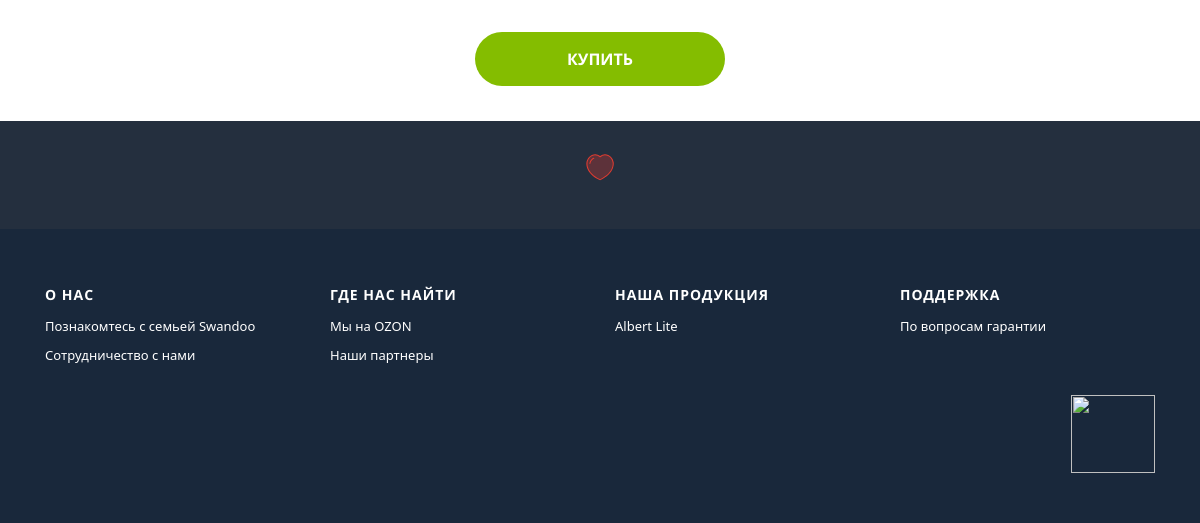
The page /product/albert-lite/ (lower part) on the database as committed earlier.
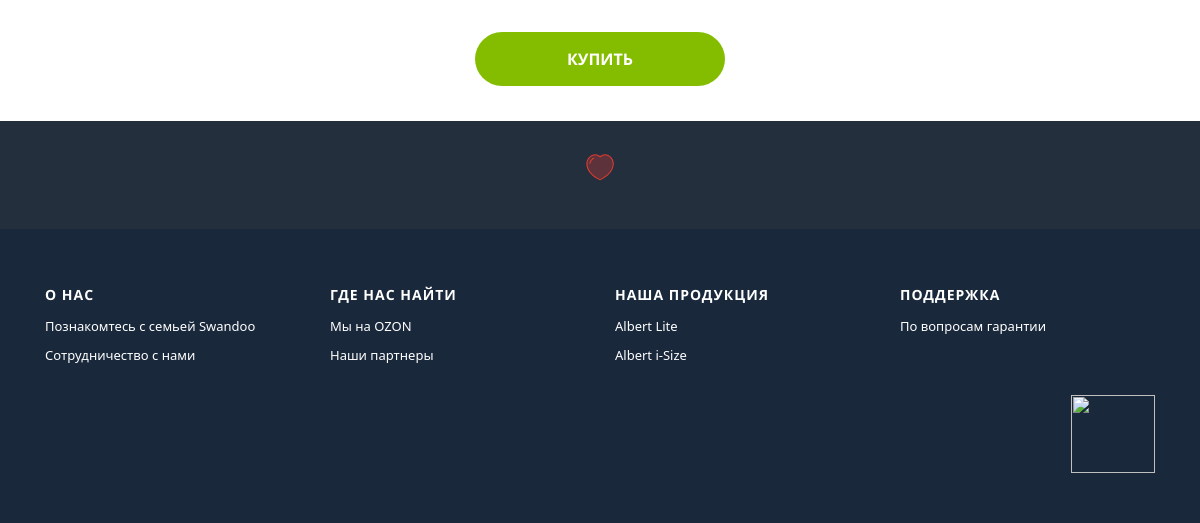
The same page on the database as committed later.
### product/models.py (models this page shows, shortened)
class Model(models.Model):
    category = models.ForeignKey(Category, on_delete=models.PROTECT)
    name = models.CharField("Название модели", max_length=50)
    description = models.OneToOneField(Description, on_delete=models.PROTECT)
    slug = models.SlugField()

### product/views.py (the view)
# urls.py: path('<slug:slug>/', ProductDetailView.as_view(), name='product_detail')
class ProductDetailView(DetailView):
    context_object_name = "product"
    template_name = "product/detail.html"
    def get_object(self, queryset=None):
        return Model.objects.prefetch_related(
            "description__features", "description__video_urls"
        ).get(slug=self.kwargs["slug"])
    def get_context_data(self, **kwargs):
        context = super(ProductDetailView, self).get_context_data(**kwargs)
        rewards_queryset = RewardsImage.objects.select_related("model")
        context["variety_first_element_id"] = Variety.objects.first().id
        context["rewards_standard"] = rewards_queryset.filter(
            model=self.object, small=False
        )
        context["rewards_small"] = rewards_queryset.filter(
            model=self.object, small=True
        )
        context["main_photo"] = Variety.objects.filter(model=self.object).first()
        context["colored_specs"] = Specification.objects.filter(
            model=self.object, main=True
        )
        context["non_colored_specs"] = Specification.objects.filter(
            model=self.object, main=False
        )
        context["variety"] = (
            Variety.objects.select_related("color")
            .filter(model=self.object)
            .select_related("model", "color")
        )
        return context

### product/context_processor.py (called while the page is built)
def footer(request):
    return {'models_footer': Model.objects.all()}

### product/templates/product/detail.html (shortened to what this page needs)
{% extends 'base.html' %}
{% load static %}
{% block content %}
  <section class="section-offset">
    <div class="container">
      <div class="row">
        <div class="col-12">
          <div class="row justify-content-center">
            <div class="col-12 col-md-2">
            </div>
            <div
                class="col-12 col-md-4 col-xl-1 d-sm-flex justify-content-center justify-content-sm-center justify-content-md-center">
              {% for var in variety %}
                <div id="photo-{{ var.color.id }}" class="{% if not forloop.first %}inactive-image{% endif %}">
                </div>
              {% endfor %}
            </div>
          </div>
        </div>
        <div class="col-12">
          <div class="text-center">
            <a class="btn-buy" href="">Купить</a>
          </div>
        </div>
      </div>
    </div>
  </section>
{% endblock %}

### templates/base.html (shortened to what this page needs)
{% load static %}
<!DOCTYPE html>
<html lang="en">
<head>
  <link rel="stylesheet" type="text/css" href="{% static 'style/css/normalize.css' %}">
  <link rel="stylesheet" type="text/css" href="{% static 'style/css/bootstrap.min.css' %}">
  <link rel="stylesheet" type="text/css" href="{% static 'style/css/style.css' %}">
  <link rel="stylesheet" type="text/css" href="{% static 'style/css/burger.css' %}">
</head>
<body>
{% block content %}{% endblock %}
<footer>
  <div class="light-bg">
    <div class="d-flex justify-content-center">
      <a class="elementor-icon" href="https://swandoo.com/newsletter/">
      </a>
    </div>
  </div>
  <nav class="dark-bg">
    <div class="container">
      <div class="row">
        <div class="col-sm-12 col-md-6 col-lg-3 my-2">
          <h3 class="footer__item-title">
            <a href="{% url 'about_view' %}">О нас</a>
          </h3>
          <ul class="footer-list flex-column">
            <li class="footer__item">
              <a href="{% url 'about_view' %}">Познакомтесь с cемьей Swandoo</a>
            </li>
            <li class="footer__item">Сотрудничество с нами</li>
          </ul>
        </div>
        <div class="col-sm-12 col-md-6 col-lg-3 my-2">
          <h3 class="footer__item-title">Где нас найти</h3>
          <ul class="footer-list flex-column">
            <li class="footer__item">Мы на OZON</li>
            <li class="footer__item">Наши партнеры</li>
          </ul>
        </div>
        <div class="col-sm-12 col-md-6 col-lg-3 my-2">
          <h3 class="footer__item-title">Наша продукция</h3>
          <ul class="footer-list flex-column">
            {% for model in models_footer %}
              <li class="footer__item">
                <a href="{% url 'product:product_detail' model.slug %}">{{ model.name }}</a>
              </li>
            {% endfor %}
          </ul>
        </div>
        <div class="col-sm-12 col-md-6 col-lg-3 my-2">
          <h3 class="footer__item-title">Поддержка</h3>
          <ul class="footer-list flex-column">
            <li class="footer__item">По вопросам гарантии</li>
          </ul>
        </div>
        <div class="col-12">
          <a href="{% url 'main' %}">
            <img class='footer__tree' src="https://www.swandoo.com/wp-content/themes/Swandoo_theme/img/tree.svg" alt="">
          </a>
        </div>
      </div>
    </div>
  </nav>
</footer>
</body>
</html>

Rows that differ between the two databases and show on the page:
added Model: name "Albert i-Size"
